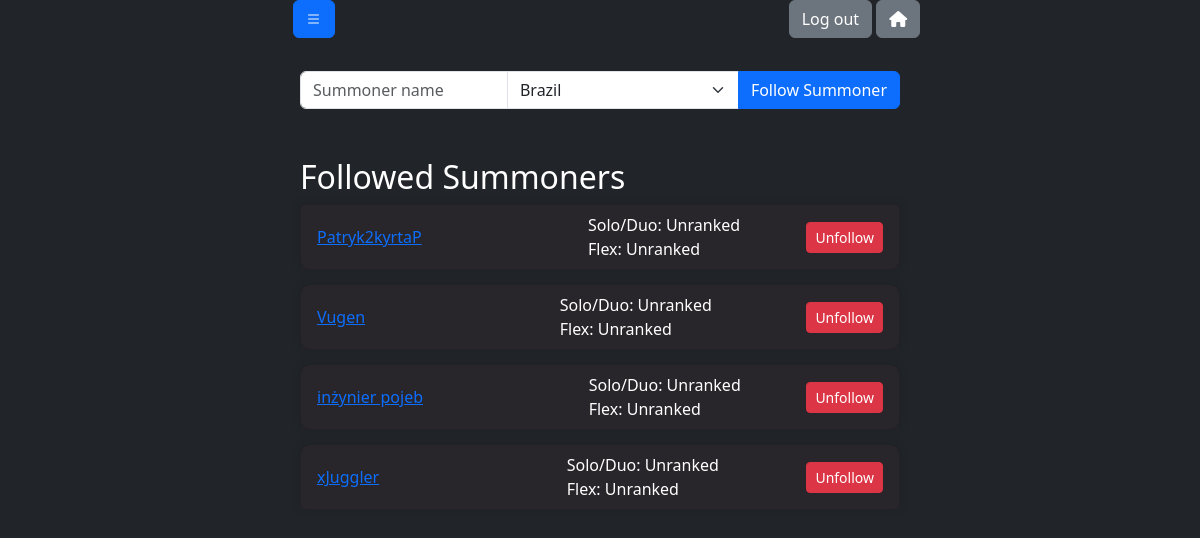
Page /profile/ (signed in) on the earlier database version.
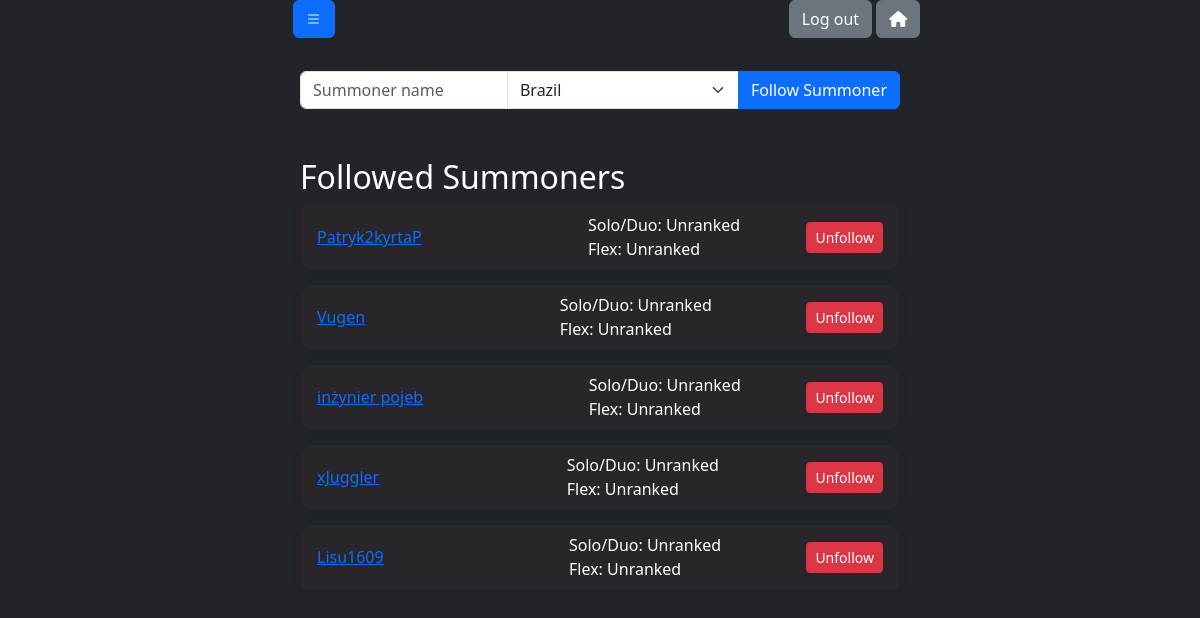
Same page on the later database version.
### kyrciapp/models.py (models this page shows, shortened)
class FollowedSummoner(models.Model):
    user = models.ForeignKey(CustomUser, on_delete=models.CASCADE)
    name = models.CharField(max_length=100)
    region = models.CharField(max_length=100)
    solo_rank_info = models.CharField(max_length=50, blank=True, null=True)
    flex_rank_info = models.CharField(max_length=50, blank=True, null=True)

### kyrciapp/views.py (the view)
# urls.py: path('profile/', views.profile_view, name='profile'),
def profile_view(request):
    regions = choose_region()
    followed_summoners = FollowedSummoner.objects.filter(user=request.user)
    for summoner in followed_summoners:
        summoner_info = get_summoner_info(summoner.name, summoner.region)
        if summoner_info:
            request.session['id'] = summoner_info[4]
            request.session['global_region'] = summoner.region
            solo_rank_info, flex_rank_info = rank_info_render(request)
            summoner.solo_rank_info = solo_rank_info if solo_rank_info else {}
            summoner.flex_rank_info = flex_rank_info if flex_rank_info else {}
    context = {
        'regions': regions,
        'followed_summoners': followed_summoners
    }
    return render(request, 'profile.html', context)

### kyrciapp/python/config.py (called while the page is built)
def get_api_key():
    return "RGAPI-85014bec-a87c-4329-9292-4f44171bc9a4"

### kyrciapp/python/region_dictionary.py (called while the page is built)
def region_lists():
    region_list = [
        'BR1',
        'EUN1',
        'EUW1',
        'JP1',
        'KR',
        'LA1',
        'LA2',
        'NA1',
        'OC1',
        'PH2',
        'RU',
        'SG2',
        'TH2',
        'TR1',
        'TW2',
        'VN2',
        ]
    return region_list

def choose_region():
    print("Available regions:")
    regions = region_lists()
    region_dict = {
        'BR1': 'Brazil',
        'EUN1': 'EUNE (Europe Nordic & East)',
        'EUW1': 'Europe West',
        'JP1': 'Japan',
        'KR': 'Korea',
        'LA1': 'Latin America North',
        'LA2': 'Latin America South',
        'NA1': 'North America',
        'OC1': 'Oceania',
        'PH2': 'Philippines',
        'RU': 'Russia',
        'SG2': 'Singapore',
        'TH2': 'Thailand',
        'TR1': 'Turkey',
        'TW2': 'Taiwan',
        'VN2': 'Vietnam',
    }
    return list(region_dict.items())

### kyrciapp/templates/profile.html (shortened to what this page needs)
{% load static %}
<!DOCTYPE html>
<html>
<head>
    <head>
        <link href="https://cdn.jsdelivr.net/npm/bootstrap@5.3.2/dist/css/bootstrap.min.css" rel="stylesheet">
        <link href="https://cdnjs.cloudflare.com/ajax/libs/font-awesome/6.0.0-beta3/css/all.min.css" rel="stylesheet">
        <link rel="stylesheet" href="https://cdn.jsdelivr.net/npm/bootstrap-icons@1.9.1/font/bootstrap-icons.css">
        <link rel="stylesheet" href="{% static 'kyrciapp/css/styles.css' %}">
</head>
<body class="bg-dark text-white">
    <div class="container-fluid">
        <div class="row">
            <div class="col-md-1"> </div>
            <div class="col text-center padding-left color-white">
                <button class="btn btn-primary" type="button" id="menuToggle" style="margin-right: 100px;">
                    <i class="bi bi-list"></i>
                </button>
            </div>
            <div class="col text-center ">
                {% if user.is_authenticated %}
                    <a href="{% url 'logout_confirm' %}" class="btn btn-secondary">Log out</a>
                    <a href="{% url 'index' %}" class="btn btn-secondary ">
                        <i class="fas fa-home"></i>
                    </a>
                {% endif %}
            </div>
            <div class="col-md-1"> </div>
        </div>
    </div>
<div class="d-flex justify-content-center align-items-center" style="min-height: 15vh;">
    <form method="post" action="{% url 'follow_summoner' %}" class="w-50">
        <div class="input-group mb-3">
            <input type="text" class="form-control" placeholder="Summoner name" name="summoner_name">
            <select class="form-select" name="region">
                {% for code, name in regions %}
                    <option value="{{ code }}">{{ name }}</option>
                {% endfor %}
            </select>
            <button class="btn btn-primary" type="submit">Follow Summoner</button>
        </div>
    </form>
</div>
<div class="d-flex justify-content-center align-items-center" style="min-height: 10vh;">
    <div class="w-50">
        <h2>Followed Summoners</h2>
        <ul class="list-group" >
            {% for summoner in followed_summoners %}
                <li class="list-group-item d-flex justify-content-between align-items-center custom-card white-space: nowrap" >
                    <a href="{% url 'player_info_with_args' summoner_name=summoner.name region=summoner.region %} "class="no-wrap">
                        {{ summoner.name }}
                    </a>
                    <div class="rank-info">
                        <div class="rank-row">
                            {% if summoner.solo_rank_info %}
                                <span>Solo/Duo:</span>
                                <img src="https://raw.communitydragon.org/latest/plugins/rcp-fe-lol-shared-components/global/default/{{ summoner.solo_rank_info.Tier|lower }}.png" alt="Tier Icon" class="small-tier-icon">
                                <span>{{ summoner.solo_rank_info.Rank }} - {{ summoner.solo_rank_info.League_Points }}LP - Win Rate: {{ summoner.solo_rank_info.Win_Percentage }}</span>
                            {% else %}
                                <span>Solo/Duo: Unranked</span>
                            {% endif %}
                        </div>
                        <div class="rank-row">
                            {% if summoner.flex_rank_info %}
                                <span>Flex:</span>
                                <img src="https://raw.communitydragon.org/latest/plugins/rcp-fe-lol-shared-components/global/default/{{ summoner.flex_rank_info.Tier|lower }}.png" alt="Tier Icon" class="small-tier-icon">
                                <span>{{ summoner.flex_rank_info.Rank }} - {{ summoner.flex_rank_info.League_Points }}LP - Win Rate: {{ summoner.flex_rank_info.Win_Percentage }}</span>
                            {% else %}
                                <span>Flex: Unranked</span>
                            {% endif %}
                        </div>
                    </div>
                    <form method="post" action="{% url 'unfollow_summoner' summoner.id %}" class="d-inline">
                        <button type="submit" class="btn btn-danger btn-sm">Unfollow</button>
                    </form>
                </li>
            {% endfor %}
        </ul>
    </div>
</div>
</body>
</html>

### kyrciapp/static/kyrciapp/css/styles.css (style rules this page uses)
.color-white { color: rgb(0, 0, 0) !important; }
.padding-left { padding-left: 30px; }
.custom-card { background: rgb(40, 38, 43); border-radius: 10px; box-shadow: 0 0 10px rgba(0, 0, 0, 0.1); color:rgb(255, 255, 255); margin-bottom: 15px; }
.no-wrap { white-space: nowrap; }

### kyrciapp/templates/profile.html (style rules this page uses)
.custom-card { background: rgb(40, 38, 43); border-radius: 10px; border-color: rgba(0, 0, 0, 0.1); box-shadow: 0 0 10px rgba(0, 0, 0, 0.1); color:rgb(255, 255, 255); margin-bottom: 15px; }
.rank-info { margin-left: 100px; display: flex; flex-direction: column; align-items: flex-start; }
.rank-row { display: flex; align-items: center; gap: 5px; }

Differences in the rows shown:
added FollowedSummoner: name "Lisu1609", shows "Solo/Duo: Unranked", shows "Flex: Unranked"
